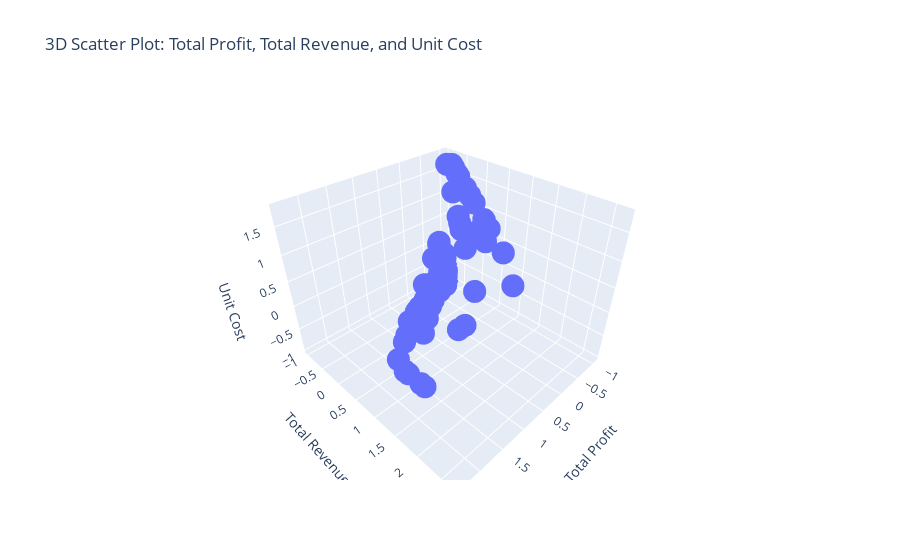

Notebook code for this chart:
### Code cell
from sklearn.preprocessing import StandardScaler
#Standardization
scaler = StandardScaler()
df[['Total_Profit', 'Total_Revenue', 'Unit_Cost']] = scaler.fit_transform(df[['Total_Profit', 'Total_Revenue', 'Unit_Cost']])
df[['Total_Profit', 'Total_Revenue', 'Unit_Cost']].head()

fig = px.scatter_3d(df, x='Total_Profit', y='Total_Revenue', z='Unit_Cost', 
                    title="3D Scatter Plot: Total Profit, Total Revenue, and Unit Cost",
                    labels={'Total_Profit': 'Total Profit', 'Total_Revenue': 'Total Revenue', 'Unit_Cost': 'Unit Cost'})
fig.show()
